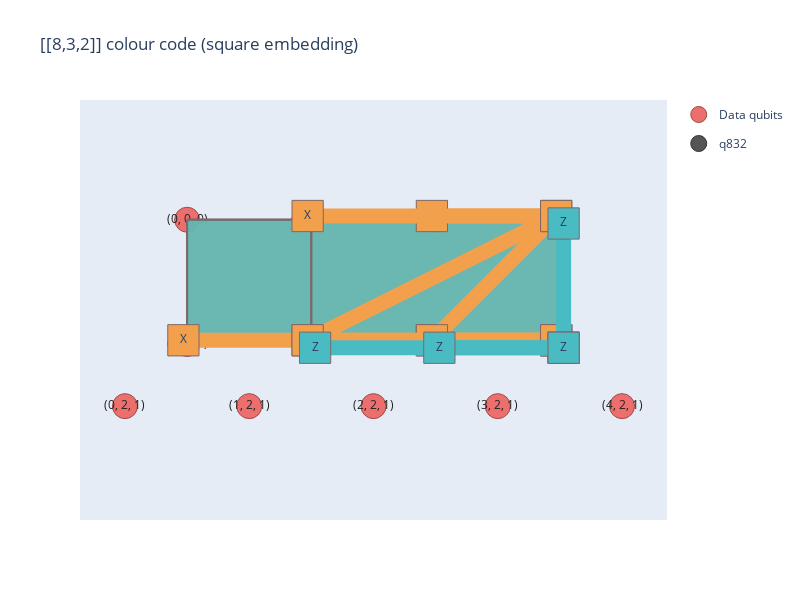

The cell this chart's notebook holds for it:
### Code cell
import loom.visualizer as vis

plot = vis.StabilizerPlot(
    lattice,
    title="[[8,3,2]] colour code (square embedding)",
)

# Show only our 8 data qubits + the 5 ancilla we placed
all_qubits = set(lattice.all_qubits())

data_coords = {data_qubit(i) for i in range(8)}
anc_coords  = {ancilla_qubit(i) for i in range(5)}
used_qubits = data_coords | anc_coords

show_mask = [q in used_qubits for q in lattice.all_qubits()]

plot.add_dqubit_traces(show_mask)
plot.plot_blocks([color_832_block])
plot.show()

### Figure 1 — Plotly figure (JSON) as saved in the notebook; plotly's stock layout.template omitted (floating-point values rounded to 4 significant figures)
{"data": [{"legendgroup": "data_qubits", "marker": {"color": "#ec6f6d", "line": {"color": "#9f4b49", "width": 1}, "size": 25}, "mode": "markers", "name": "Data qubits", "showlegend": true, "type": "scatter", "x": [null], "y": [null]}, {"hoverinfo": "text", "legendgroup": "data_qubits", "marker": {"color": "rgba(236,111,109,1)", "line": {"color": "#9f4b49", "width": 1}, "size": 25}, "mode": "markers+text", "showlegend": false, "text": "(0, 0, 0)", "textfont": {"color": "#222222"}, "textposition": "middle center", "type": "scatter", "x": [0], "y": [0]}, {"hoverinfo": "text", "legendgroup": "data_qubits", "marker": {"color": "rgba(236,111,109,1)", "line": {"color": "#9f4b49", "width": 1}, "size": 25}, "mode": "markers+text", "showlegend": false, "text": "(0, 1, 0)", "textfont": {"color": "#222222"}, "textposition": "middle center", "type": "scatter", "x": [0], "y": [1]}, {"hoverinfo": "text", "legendgroup": "data_qubits", "marker": {"color": "rgba(236,111,109,1)", "line": {"color": "#9f4b49", "width": 1}, "size": 25}, "mode": "markers+text", "showlegend": false, "text": "(0, 2, 1)", "textfont": {"color": "#222222"}, "textposition": "middle center", "type": "scatter", "x": [-0.5], "y": [1.5]}, {"hoverinfo": "text", "legendgroup": "data_qubits", "marker": {"color": "rgba(236,111,109,1)", "line": {"color": "#9f4b49", "width": 1}, "size": 25}, "mode": "markers+text", "showlegend": false, "text": "(1, 0, 0)", "textfont": {"color": "#222222"}, "textposition": "middle center", "type": "scatter", "x": [1], "y": [0]}, {"hoverinfo": "text", "legendgroup": "data_qubits", "marker": {"color": "rgba(236,111,109,1)", "line": {"color": "#9f4b49", "width": 1}, "size": 25}, "mode": "markers+text", "showlegend": false, "text": "(1, 1, 0)", "textfont": {"color": "#222222"}, "textposition": "middle center", "type": "scatter", "x": [1], "y": [1]}, {"hoverinfo": "text", "legendgroup": "data_qubits", "marker": {"color": "rgba(236,111,109,1)", "line": {"color": "#9f4b49", "width": 1}, "size": 25}, "mode": "markers+text", "showlegend": false, "text": "(1, 2, 1)", "textfont": {"color": "#222222"}, "textposition": "middle center", "type": "scatter", "x": [0.5], "y": [1.5]}, {"hoverinfo": "text", "legendgroup": "data_qubits", "marker": {"color": "rgba(236,111,109,1)", "line": {"color": "#9f4b49", "width": 1}, "size": 25}, "mode": "markers+text", "showlegend": false, "text": "(2, 0, 0)", "textfont": {"color": "#222222"}, "textposition": "middle center", "type": "scatter", "x": [2], "y": [0]}, {"hoverinfo": "text", "legendgroup": "data_qubits", "marker": {"color": "rgba(236,111,109,1)", "line": {"color": "#9f4b49", "width": 1}, "size": 25}, "mode": "markers+text", "showlegend": false, "text": "(2, 1, 0)", "textfont": {"color": "#222222"}, "textposition": "middle center", "type": "scatter", "x": [2], "y": [1]}, {"hoverinfo": "text", "legendgroup": "data_qubits", "marker": {"color": "rgba(236,111,109,1)", "line": {"color": "#9f4b49", "width": 1}, "size": 25}, "mode": "markers+text", "showlegend": false, "text": "(2, 2, 1)", "textfont": {"color": "#222222"}, "textposition": "middle center", "type": "scatter", "x": [1.5], "y": [1.5]}, {"hoverinfo": "text", "legendgroup": "data_qubits", "marker": {"color": "rgba(236,111,109,1)", "line": {"color": "#9f4b49", "width": 1}, "size": 25}, "mode": "markers+text", "showlegend": false, "text": "(3, 0, 0)", "textfont": {"color": "#222222"}, "textposition": "middle center", "type": "scatter", "x": [3], "y": [0]}, {"hoverinfo": "text", "legendgroup": "data_qubits", "marker": {"color": "rgba(236,111,109,1)", "line": {"color": "#9f4b49", "width": 1}, "size": 25}, "mode": "markers+text", "showlegend": false, "text": "(3, 1, 0)", "textfont": {"color": "#222222"}, "textposition": "middle center", "type": "scatter", "x": [3], "y": [1]}, {"hoverinfo": "text", "legendgroup": "data_qubits", "marker": {"color": "rgba(236,111,109,1)", "line": {"color": "#9f4b49", "width": 1}, "size": 25}, "mode": "markers+text", "showlegend": false, "text": "(3, 2, 1)", "textfont": {"color": "#222222"}, "textposition": "middle center", "type": "scatter", "x": [2.5], "y": [1.5]}, {"hoverinfo": "text", "legendgroup": "data_qubits", "marker": {"color": "rgba(236,111,109,1)", "line": {"color": "#9f4b49", "width": 1}, "size": 25}, "mode": "markers+text", "showlegend": false, "text": "(4, 2, 1)", "textfont": {"color": "#222222"}, "textposition": "middle center", "type": "scatter", "x": [3.5], "y": [1.5]}, {"legendgroup": "block_q832", "marker": {"color": "#555555", "line": {"color": "#333333", "width": 1}, "size": 25}, "mode": "markers", "name": "q832", "showlegend": true, "type": "scatter", "x": [null], "y": [null]}, {"fill": "toself", "fillcolor": "rgba(242,160,76,0.8)", "hoverinfo": "text", "legendgroup": "block_q832", "line": {"color": "#7f6668"}, "mode": "lines", "name": "X<sub>(0, 0, 0)</sub>X<sub>(1, 0, 0)</sub>X<sub>(2, 0, 0)</sub>X<sub>(3, 0, 0)</sub>X<sub>(0, 1, 0)</sub>X<sub>(1, 1, 0)</sub>X<sub>(2, 1, 0)</sub>X<sub>(3, 1, 0)</sub>", "showlegend": false, "text": "X<sub>(0, 0, 0)</sub>X<sub>(1, 0, 0)</sub>X<sub>(2, 0, 0)</sub>X<sub>(3, 0, 0)</sub>X<sub>(0, 1, 0)</sub>X<sub>(1, 1, 0)</sub>X<sub>(2, 1, 0)</sub>X<sub>(3, 1, 0)</sub>", "type": "scatter", "x": [0, 1, 2, 3, 3, 2, 1, 0, 0], "y": [0, 0, 0, 0, 1, 1, 1, 1, 0]}, {"fill": "toself", "fillcolor": "rgba(73,187,194,0.8)", "hoverinfo": "text", "legendgroup": "block_q832", "line": {"color": "#7f6668"}, "mode": "lines", "name": "Z<sub>(0, 0, 0)</sub>Z<sub>(1, 0, 0)</sub>Z<sub>(2, 0, 0)</sub>Z<sub>(3, 0, 0)</sub>", "showlegend": false, "text": "Z<sub>(0, 0, 0)</sub>Z<sub>(1, 0, 0)</sub>Z<sub>(2, 0, 0)</sub>Z<sub>(3, 0, 0)</sub>", "type": "scatter", "x": [2, 3, 0, 1, 2], "y": [0, 0, 0, 0, 0]}, {"fill": "toself", "fillcolor": "rgba(73,187,194,0.8)", "hoverinfo": "text", "legendgroup": "block_q832", "line": {"color": "#7f6668"}, "mode": "lines", "name": "Z<sub>(0, 1, 0)</sub>Z<sub>(1, 1, 0)</sub>Z<sub>(2, 1, 0)</sub>Z<sub>(3, 1, 0)</sub>", "showlegend": false, "text": "Z<sub>(0, 1, 0)</sub>Z<sub>(1, 1, 0)</sub>Z<sub>(2, 1, 0)</sub>Z<sub>(3, 1, 0)</sub>", "type": "scatter", "x": [2, 3, 0, 1, 2], "y": [1, 1, 1, 1, 1]}, {"fill": "toself", "fillcolor": "rgba(73,187,194,0.8)", "hoverinfo": "text", "legendgroup": "block_q832", "line": {"color": "#7f6668"}, "mode": "lines", "name": "Z<sub>(0, 0, 0)</sub>Z<sub>(1, 0, 0)</sub>Z<sub>(0, 1, 0)</sub>Z<sub>(1, 1, 0)</sub>", "showlegend": false, "text": "Z<sub>(0, 0, 0)</sub>Z<sub>(1, 0, 0)</sub>Z<sub>(0, 1, 0)</sub>Z<sub>(1, 1, 0)</sub>", "type": "scatter", "x": [0, 1, 1, 0, 0], "y": [0, 0, 1, 1, 0]}, {"fill": "toself", "fillcolor": "rgba(73,187,194,0.8)", "hoverinfo": "text", "legendgroup": "block_q832", "line": {"color": "#7f6668"}, "mode": "lines", "name": "Z<sub>(1, 0, 0)</sub>Z<sub>(3, 0, 0)</sub>Z<sub>(1, 1, 0)</sub>Z<sub>(3, 1, 0)</sub>", "showlegend": false, "text": "Z<sub>(1, 0, 0)</sub>Z<sub>(3, 0, 0)</sub>Z<sub>(1, 1, 0)</sub>Z<sub>(3, 1, 0)</sub>", "type": "scatter", "x": [1, 3, 3, 1, 1], "y": [0, 0, 1, 1, 0]}, {"hoverinfo": "text", "legendgroup": "block_q832", "line": {"color": "#f2a04c", "width": 15}, "mode": "lines", "showlegend": false, "type": "scatter", "x": [-0.03, 0.97, 1.97, 2.97], "y": [0.97, 0.97, 0.97, 0.97]}, {"hoverinfo": "text", "hovertemplate": "X(0, 1, 0)", "legendgroup": "block_q832", "marker": {"color": "#f2a04c", "line": {"color": "#7f6668", "width": 1}, "size": 31.25, "symbol": "square"}, "mode": "markers+text", "name": "X<sub>(0, 1, 0)</sub>X<sub>(1, 1, 0)</sub>X<sub>(2, 1, 0)</sub>X<sub>(3, 1, 0)</sub>", "showlegend": false, "text": "X", "textposition": "middle center", "type": "scatter", "x": [-0.03], "y": [0.97]}, {"hoverinfo": "text", "hovertemplate": "X(1, 1, 0)", "legendgroup": "block_q832", "marker": {"color": "#f2a04c", "line": {"color": "#7f6668", "width": 1}, "size": 31.25, "symbol": "square"}, "mode": "markers+text", "name": "X<sub>(0, 1, 0)</sub>X<sub>(1, 1, 0)</sub>X<sub>(2, 1, 0)</sub>X<sub>(3, 1, 0)</sub>", "showlegend": false, "text": "X", "textposition": "middle center", "type": "scatter", "x": [0.97], "y": [0.97]}, {"hoverinfo": "text", "hovertemplate": "X(2, 1, 0)", "legendgroup": "block_q832", "marker": {"color": "#f2a04c", "line": {"color": "#7f6668", "width": 1}, "size": 31.25, "symbol": "square"}, "mode": "markers+text", "name": "X<sub>(0, 1, 0)</sub>X<sub>(1, 1, 0)</sub>X<sub>(2, 1, 0)</sub>X<sub>(3, 1, 0)</sub>", "showlegend": false, "text": "X", "textposition": "middle center", "type": "scatter", "x": [1.97], "y": [0.97]}, {"hoverinfo": "text", "hovertemplate": "X(3, 1, 0)", "legendgroup": "block_q832", "marker": {"color": "#f2a04c", "line": {"color": "#7f6668", "width": 1}, "size": 31.25, "symbol": "square"}, "mode": "markers+text", "name": "X<sub>(0, 1, 0)</sub>X<sub>(1, 1, 0)</sub>X<sub>(2, 1, 0)</sub>X<sub>(3, 1, 0)</sub>", "showlegend": false, "text": "X", "textposition": "middle center", "type": "scatter", "x": [2.97], "y": [0.97]}, {"hoverinfo": "text", "legendgroup": "block_q832", "line": {"color": "#f2a04c", "width": 15}, "mode": "lines", "showlegend": false, "type": "scatter", "x": [1.97, 2.97, 1.97, 2.97], "y": [-0.03, -0.03, 0.97, 0.97]}, {"hoverinfo": "text", "hovertemplate": "X(2, 0, 0)", "legendgroup": "block_q832", "marker": {"color": "#f2a04c", "line": {"color": "#7f6668", "width": 1}, "size": 31.25, "symbol": "square"}, "mode": "markers+text", "name": "X<sub>(2, 0, 0)</sub>X<sub>(3, 0, 0)</sub>X<sub>(2, 1, 0)</sub>X<sub>(3, 1, 0)</sub>", "showlegend": false, "text": "X", "textposition": "middle center", "type": "scatter", "x": [1.97], "y": [-0.03]}, {"hoverinfo": "text", "hovertemplate": "X(3, 0, 0)", "legendgroup": "block_q832", "marker": {"color": "#f2a04c", "line": {"color": "#7f6668", "width": 1}, "size": 31.25, "symbol": "square"}, "mode": "markers+text", "name": "X<sub>(2, 0, 0)</sub>X<sub>(3, 0, 0)</sub>X<sub>(2, 1, 0)</sub>X<sub>(3, 1, 0)</sub>", "showlegend": false, "text": "X", "textposition": "middle center", "type": "scatter", "x": [2.97], "y": [-0.03]}, {"hoverinfo": "text", "hovertemplate": "X(2, 1, 0)", "legendgroup": "block_q832", "marker": {"color": "#f2a04c", "line": {"color": "#7f6668", "width": 1}, "size": 31.25, "symbol": "square"}, "mode": "markers+text", "name": "X<sub>(2, 0, 0)</sub>X<sub>(3, 0, 0)</sub>X<sub>(2, 1, 0)</sub>X<sub>(3, 1, 0)</sub>", "showlegend": false, "text": "X", "textposition": "middle center", "type": "scatter", "x": [1.97], "y": [0.97]}, {"hoverinfo": "text", "hovertemplate": "X(3, 1, 0)", "legendgroup": "block_q832", "marker": {"color": "#f2a04c", "line": {"color": "#7f6668", "width": 1}, "size": 31.25, "symbol": "square"}, "mode": "markers+text", "name": "X<sub>(2, 0, 0)</sub>X<sub>(3, 0, 0)</sub>X<sub>(2, 1, 0)</sub>X<sub>(3, 1, 0)</sub>", "showlegend": false, "text": "X", "textposition": "middle center", "type": "scatter", "x": [2.97], "y": [0.97]}, {"hoverinfo": "text", "legendgroup": "block_q832", "line": {"color": "#f2a04c", "width": 15}, "mode": "lines", "showlegend": false, "type": "scatter", "x": [0.97, 2.97, 0.97, 2.97], "y": [-0.03, -0.03, 0.97, 0.97]}, {"hoverinfo": "text", "hovertemplate": "X(1, 0, 0)", "legendgroup": "block_q832", "marker": {"color": "#f2a04c", "line": {"color": "#7f6668", "width": 1}, "size": 31.25, "symbol": "square"}, "mode": "markers+text", "name": "X<sub>(1, 0, 0)</sub>X<sub>(3, 0, 0)</sub>X<sub>(1, 1, 0)</sub>X<sub>(3, 1, 0)</sub>", "showlegend": false, "text": "X", "textposition": "middle center", "type": "scatter", "x": [0.97], "y": [-0.03]}, {"hoverinfo": "text", "hovertemplate": "X(3, 0, 0)", "legendgroup": "block_q832", "marker": {"color": "#f2a04c", "line": {"color": "#7f6668", "width": 1}, "size": 31.25, "symbol": "square"}, "mode": "markers+text", "name": "X<sub>(1, 0, 0)</sub>X<sub>(3, 0, 0)</sub>X<sub>(1, 1, 0)</sub>X<sub>(3, 1, 0)</sub>", "showlegend": false, "text": "X", "textposition": "middle center", "type": "scatter", "x": [2.97], "y": [-0.03]}, {"hoverinfo": "text", "hovertemplate": "X(1, 1, 0)", "legendgroup": "block_q832", "marker": {"color": "#f2a04c", "line": {"color": "#7f6668", "width": 1}, "size": 31.25, "symbol": "square"}, "mode": "markers+text", "name": "X<sub>(1, 0, 0)</sub>X<sub>(3, 0, 0)</sub>X<sub>(1, 1, 0)</sub>X<sub>(3, 1, 0)</sub>", "showlegend": false, "text": "X", "textposition": "middle center", "type": "scatter", "x": [0.97], "y": [0.97]}, {"hoverinfo": "text", "hovertemplate": "X(3, 1, 0)", "legendgroup": "block_q832", "marker": {"color": "#f2a04c", "line": {"color": "#7f6668", "width": 1}, "size": 31.25, "symbol": "square"}, "mode": "markers+text", "name": "X<sub>(1, 0, 0)</sub>X<sub>(3, 0, 0)</sub>X<sub>(1, 1, 0)</sub>X<sub>(3, 1, 0)</sub>", "showlegend": false, "text": "X", "textposition": "middle center", "type": "scatter", "x": [2.97], "y": [0.97]}, {"hoverinfo": "text", "legendgroup": "block_q832", "line": {"color": "#49bbc2", "width": 15}, "mode": "lines", "showlegend": false, "type": "scatter", "x": [3.03, 3.03], "y": [0.03, 1.03]}, {"hoverinfo": "text", "hovertemplate": "Z(3, 0, 0)", "legendgroup": "block_q832", "marker": {"color": "#49bbc2", "line": {"color": "#7f6668", "width": 1}, "size": 31.25, "symbol": "square"}, "mode": "markers+text", "name": "Z<sub>(3, 0, 0)</sub>Z<sub>(3, 1, 0)</sub>", "showlegend": false, "text": "Z", "textposition": "middle center", "type": "scatter", "x": [3.03], "y": [0.03]}, {"hoverinfo": "text", "hovertemplate": "Z(3, 1, 0)", "legendgroup": "block_q832", "marker": {"color": "#49bbc2", "line": {"color": "#7f6668", "width": 1}, "size": 31.25, "symbol": "square"}, "mode": "markers+text", "name": "Z<sub>(3, 0, 0)</sub>Z<sub>(3, 1, 0)</sub>", "showlegend": false, "text": "Z", "textposition": "middle center", "type": "scatter", "x": [3.03], "y": [1.03]}, {"hoverinfo": "text", "legendgroup": "block_q832", "line": {"color": "#49bbc2", "width": 15}, "mode": "lines", "showlegend": false, "type": "scatter", "x": [1.03, 3.03], "y": [1.03, 1.03]}, {"hoverinfo": "text", "hovertemplate": "Z(1, 1, 0)", "legendgroup": "block_q832", "marker": {"color": "#49bbc2", "line": {"color": "#7f6668", "width": 1}, "size": 31.25, "symbol": "square"}, "mode": "markers+text", "name": "Z<sub>(1, 1, 0)</sub>Z<sub>(3, 1, 0)</sub>", "showlegend": false, "text": "Z", "textposition": "middle center", "type": "scatter", "x": [1.03], "y": [1.03]}, {"hoverinfo": "text", "hovertemplate": "Z(3, 1, 0)", "legendgroup": "block_q832", "marker": {"color": "#49bbc2", "line": {"color": "#7f6668", "width": 1}, "size": 31.25, "symbol": "square"}, "mode": "markers+text", "name": "Z<sub>(1, 1, 0)</sub>Z<sub>(3, 1, 0)</sub>", "showlegend": false, "text": "Z", "textposition": "middle center", "type": "scatter", "x": [3.03], "y": [1.03]}, {"hoverinfo": "text", "legendgroup": "block_q832", "line": {"color": "#49bbc2", "width": 15}, "mode": "lines", "showlegend": false, "type": "scatter", "x": [2.03, 3.03], "y": [1.03, 1.03]}, {"hoverinfo": "text", "hovertemplate": "Z(2, 1, 0)", "legendgroup": "block_q832", "marker": {"color": "#49bbc2", "line": {"color": "#7f6668", "width": 1}, "size": 31.25, "symbol": "square"}, "mode": "markers+text", "name": "Z<sub>(2, 1, 0)</sub>Z<sub>(3, 1, 0)</sub>", "showlegend": false, "text": "Z", "textposition": "middle center", "type": "scatter", "x": [2.03], "y": [1.03]}, {"hoverinfo": "text", "hovertemplate": "Z(3, 1, 0)", "legendgroup": "block_q832", "marker": {"color": "#49bbc2", "line": {"color": "#7f6668", "width": 1}, "size": 31.25, "symbol": "square"}, "mode": "markers+text", "name": "Z<sub>(2, 1, 0)</sub>Z<sub>(3, 1, 0)</sub>", "showlegend": false, "text": "Z", "textposition": "middle center", "type": "scatter", "x": [3.03], "y": [1.03]}], "layout": {"height": 600, "hoverdistance": 1, "showlegend": true, "title": {"text": "[[8,3,2]] colour code (square embedding)"}, "width": 800, "xaxis": {"anchor": "y", "domain": [0, 1], "showgrid": false, "title": {"text": "X-axis"}, "visible": false, "zeroline": false}, "yaxis": {"anchor": "x", "autorange": "reversed", "domain": [0, 1], "scaleanchor": "x", "scaleratio": 1, "showgrid": false, "title": {"text": "Y-axis"}, "visible": false}}}
